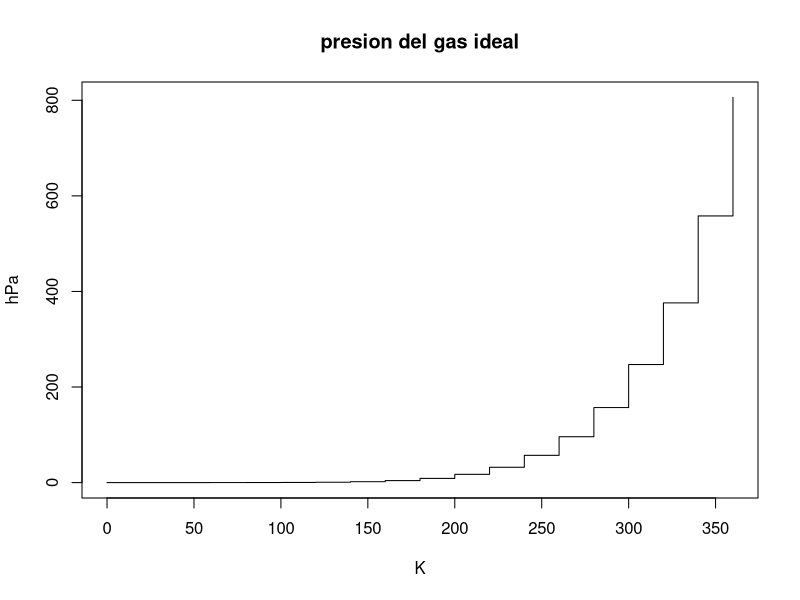
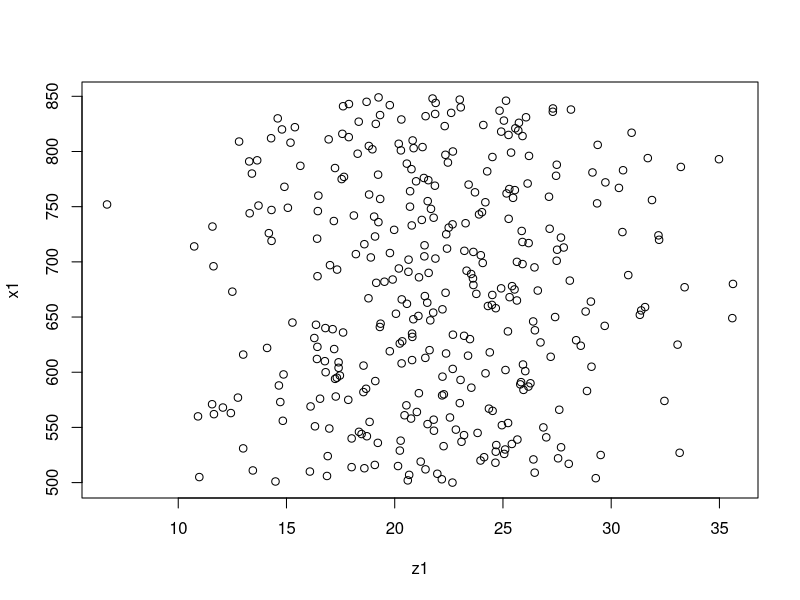
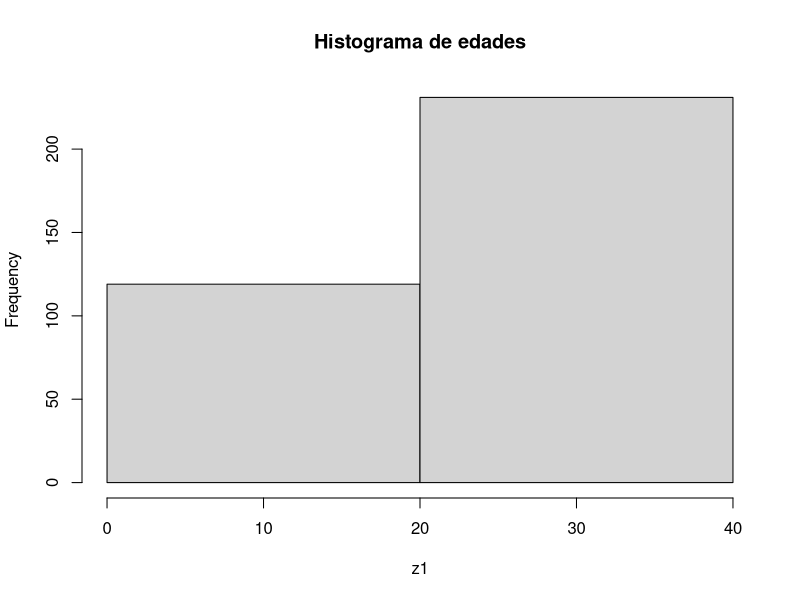
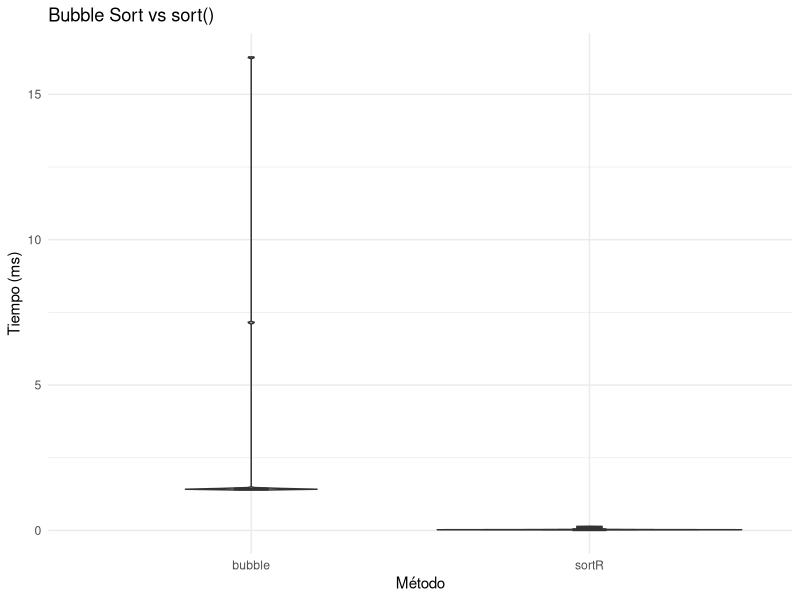

Generate these figures, in order, with R:
## ---- chunk 1
knitr::opts_chunk$set(echo = TRUE)
## ---- chunk 2
a=38
a=40
b=80
c=b-a
c
## ---- chunk 3
y=40
alpha<-30
## ---- chunk 4
summary(cars)
## ---- chunk 5
plot(pressure,type='s',main="presion del gas ideal",ylab="hPa",xlab="K")
## ---- chunk 6
z1<-rnorm(350,22,5)
z1

## ---- chunk 7

w1<-length(z1)
w1
x1<-(500:849)
x1
plot(z1,x1) 
## ---- chunk 8
hist(z1,main="Histograma de edades",breaks=2)
## ---- chunk 9
density(z1,type='d')
## ---- chunk 10
##plot(density(z1),type='d') ver si este plot va pq me ponia error

## ---- chunk 11
Secuencia_dni<-(1:477)
Secuencia_dni
## ---- chunk 12
Total<-0
Valor_final<-length(Secuencia_dni)
for (i in 1:Valor_final) {
  Total<-Total+i }
  Total

## ---- chunk 13
inicio<-Sys.time()
Total<-0
Valor_final<-length(Secuencia_dni)
for (i in 1:Valor_final) {
  Total<-Total+i }
  Total
  Sys.time()
  final<-Sys.time()
  final-inicio
## ---- chunk 14
n=833
suma=(n*(n+1))/2
print(suma)
## ---- chunk 15
A <- 0
InicioA=Sys.time()
for (i in 1:50000) { A[i] <- (i*2)}
head (A)
tail(A)
FinA=Sys.time()
FinA-InicioA

InicioB=Sys.time()
B=seq(1, 100000, by = 2)
head(B)
tail(B)
FinB=Sys.time()
FinB-InicioB

## ---- chunk 16
n <- 30
system.time({
  fib <- numeric(n)
  fib[1] <- 0
  fib[2] <- 1
  for(i in 3:n){
    fib[i] <- fib[i-1]+fib[i-2]
  }
})
## ---- chunk 17
print("primeros numeros de la serie ")
## ---- chunk 18
head(fib,10)
## ---- chunk 19
fib_recursiva<- function(k){
  if(k==0)return(0)
  if(k==1)return(1)
  return(fib_recursiva(k-1)+fib_recursiva(k-2))
} 
print("tiempo de ejecucion recursiva:")
## ---- chunk 20
system.time({
  resultado_rec <- fib_recursiva(n)
})
## ---- chunk 21
a0=0
a1=1
it=2
  while (a1<1000001){
    an=a0+a1
    a0=a1 
    a1=an
    it=it+1}
cat("el primer numero mayor a 1000000 es:",a1,"/n")
cat("se necesitaron", it-1,"iteraciones (pasos) para superarlo.")
it
## ---- chunk 22
library(microbenchmark)
x <- sample(1:20000,10)
# Creo una funcion para ordenar
burbuja <- function(x){
  res <- microbenchmark(NULL, burbuja, times=1000L)
n<-length(x)
for(j in 1:(n-1)){
for(i in 1:(n-j)){
if(x[i]>x[i+1]){
temp<-x[i]
x[i]<-x[i+1]
x[i+1]<-temp
}
}
}
return(x)
}
res<-burbuja(x)
#Muestra obtenida
x
res
sort(x)

## ---- chunk 23
n <- 1e7
system.time({
  suma_iterativa <- 0
  for(i in 1:n){
  suma_iterativa <- suma_iterativa + i
  }
})
## ---- chunk 24
cat("Resultado suma:",suma_iterativa, "/n")
## ---- chunk 25
system.time({
  suma_analitica<- (n*(n+1))/2
})
## ---- chunk 26
cat("Resultado suma analitico",suma_analitica,"/n")
## ---- chunk 27
library(microbenchmark)
library(ggplot2)
library(dplyr)

# Implementación bubble sort
bubble_sort <- function(x) {
  n <- length(x)
  for (i in 1:(n-1)) {
    for (j in 1:(n-i)) {
      if (x[j] > x[j+1]) {
        temp <- x[j]
        x[j] <- x[j+1]
        x[j+1] <- temp
      }
    }
  }
  return(x)
}

# Datos de prueba
set.seed(123)
vec <- sample(1:2000, 200)

# Benchmark
bench <- microbenchmark(
  bubble = bubble_sort(vec),
  sortR = sort(vec),
  times = 20
)

# Convertir a ms
df <- as.data.frame(bench) %>%
  mutate(time_ms = time / 1e6)

# Gráfico de violín
ggplot(df, aes(x = expr, y = time_ms)) +
  geom_violin(trim = FALSE, fill = "lightblue", alpha = 0.6) +
  geom_boxplot(width = 0.1, outlier.shape = NA) +
  labs(title = "Bubble Sort vs sort()",
       x = "Método",
       y = "Tiempo (ms)") +
  theme_minimal()
